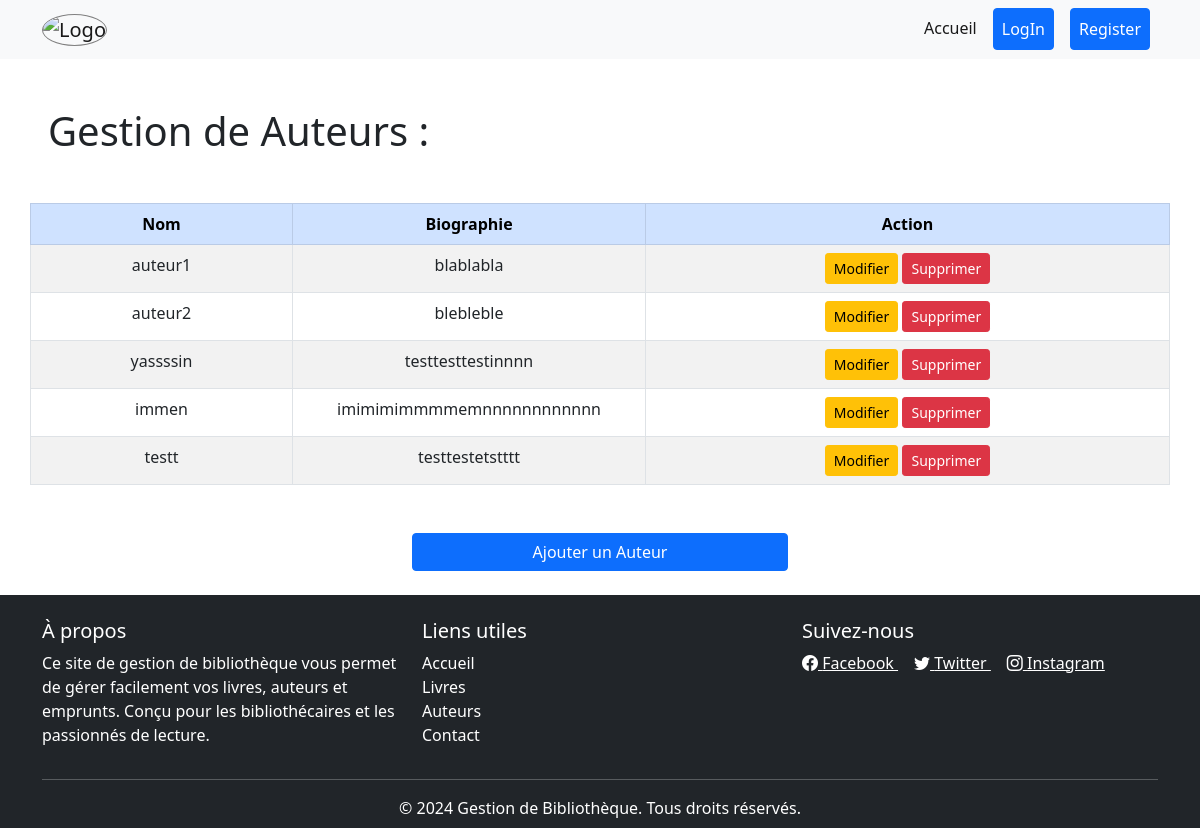
The page /gestionauteurs.php on the database its author committed.
### tables this page shows
CREATE TABLE `Auteur` (
  `id` int NOT NULL,
  `nom` varchar(255) NOT NULL,
  `biographie` text,
  `date_de_naissance` date DEFAULT NULL
);

### gestionauteurs.php (the view, shortened to what this page needs)
<?php require 'header.php'; ?>
<main>
<h1 class="mt-5 mx-5">Gestion de Auteurs :</h1>
<table class="container table table-bordered table-striped text-center mt-5 mb-5">
      <thead class="table-primary">
        <tr>
          <th class="col-2">Nom</th>
          <th class="col-2">Biographie</th>
          <th class="col-4">Action</th>
        </tr>
      </thead>
      <tbody>
      <?php
            require 'DbConnection.php';
            if($pdo){
              $req = "SELECT *
       FROM Auteur";
       $res=$pdo->query($req);
                if ($res->rowCount()== 0){
                    echo "resultat vide";
                }else {
                    while($ligne=$res->fetch(PDO::FETCH_ASSOC)){
                        ?>
              <tr>
                <td><?php echo ($ligne['nom']); ?></td>
                <td><?php if($ligne['biographie'] == null)  {
                  echo "---";
                }else {
                  echo ($ligne['biographie']);
                }
                ?></td>
                <td>
                  <a href="formmodifierauteur.php?id=<?php echo $ligne['id']; ?>" class="btn btn-warning btn-sm">Modifier</a>
                  <a href="suppauteur.php?id=<?php echo $ligne['id']; ?>" class="btn btn-danger btn-sm">Supprimer</a>
                </td>
              </tr>
            <?php
                    }
                }
            }
            ?>
      </tbody>
    </table>
    <div class="container mt-5 col-4" >
        <div class="d-flex flex-column gap-2">
        <button type="button" class="btn btn-primary" data-bs-toggle="modal" data-bs-target="#addauthorModal">Ajouter un Auteur </button>
        </div>
  </div>
</main>
<?php require 'footer.php'; ?>

### header.php (style rules this page uses)
body { display: flex; flex-direction: column; min-height: 100vh; margin: 0; }
main { flex: 1; }

### rows shown on the page
auteur: nom "auteur1", biographie "blablabla"
auteur: nom "auteur2", biographie "blebleble"
auteur: nom "yassssin", biographie "testtesttestinnnn"
auteur: nom "immen", biographie "imimimimmmmemnnnnnnnnnnnn"
auteur: nom "testt", biographie "testtestetstttt"
